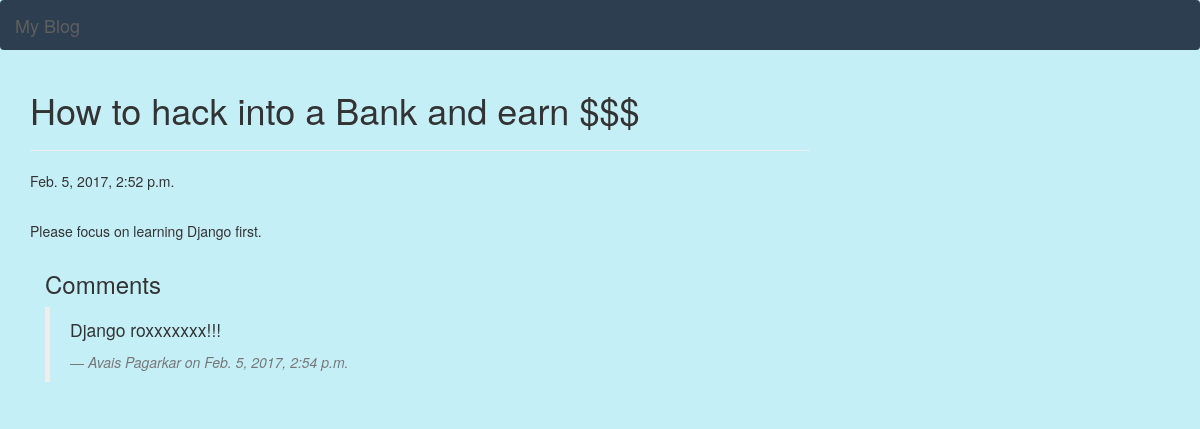
Screenshot of /post_detail/6 with the database file from the repository.
### blog/models.py (models this page shows, shortened)
class Post(models.Model):
    author = models.ForeignKey(User)
    title = models.CharField(max_length=80)
    text = models.TextField()
    created_date = models.DateTimeField(auto_now_add=True)

class Comment(models.Model):
    author = models.ForeignKey(User)
    post = models.ForeignKey(Post)
    text = models.TextField()
    post_date = models.DateTimeField(auto_now_add=True)

### blog/views.py (the view)
# urls.py: url(r'^post_detail/(\d+)$', views.post_detail),
def post_detail(request, postid):
    post = Post.objects.get(id=postid)
    comments = Comment.objects.filter(post=post)
    return render(request, 'post_detail.html', {'post': post,'comments':comments,'user':request.user})

### blog/templates/post_detail.html (shortened to what this page needs)
{% extends "base.html" %}
{% block content %}
    <div class="post row">
        <div class="col-2 date">
            <h1>{{ post.title }}</h1><hr>
        </div>
        {% if post.created_date %}
            <div class="col-2 date">
                {{ post.created_date }}
            </div>
        {% endif %}
    </div><br />
    <div class="post row">
        <p>{{ post.text|linebreaks }}</p>
    </div>
    <h3>Comments</h3>
    {% for comment in comments %}
        <div class="post">
            <blockquote class="blockquote">
                <p class="mb-0">{{ comment.text }}</p>
                <footer class="blockquote-footer"><cite title="Source Title">{{comment.author.first_name}} on {{ comment.post_date }}</cite></footer>
            </blockquote>
        </div>
    {% endfor %}
{% endblock %}

### blog/static/css/blog.css (style rules this page uses)
.baseclass { background-color: #C5EFF7; }

### rows the page displays
Post: title "How to hack into a Bank and earn $$$", created_date "Feb. 5, 2017, 2:52 p.m.", text "Please focus on learning Django first."
Comment: text "Django roxxxxxxx!!!", author.first_name "Avais Pagarkar", post_date "Feb. 5, 2017, 2:54 p.m."
